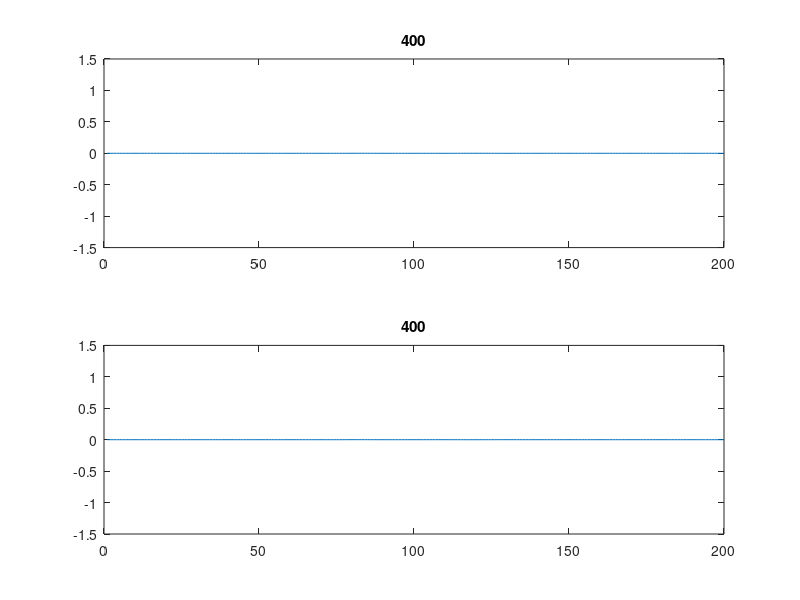

Here is the MATLAB script that generated this plot:
%%%%%%%%%%%%%%%%%%%%%%%%%%%%%%%%
function []=FDTD_12m()
%%%%%%%%%%%%%%%%%%%%%%%%%%%%%%%%
KSteps	=200;
Ex			=zeros(KSteps,1);
Hy			=zeros(KSteps,1);
Kc			=floor(KSteps/2.0);
T0			=40.0;
spread	=12;
NSteps	=400;
ExBH		=[0 0];
ExBL		=[0 0];
Esi		=[ones(Kc,1); 4*ones(KSteps-Kc,1)];
tStep		=[	1 10 20 30 40 50 100 120 140 160 180 ...
				200 210 220 230 240 260 280 300 320 340 360 380 400];
%%%%%%%%%%%%%%%%%%%%%%%%%%%%%%%%
for T=1:NSteps
	Ex(2:end)	=Ex(2:end)+0.5*(Hy(1:end-1)-Hy(2:end));
	pulse			=exp(-0.5*((T0-T)/spread)^2);
	Ex(Kc)		=Ex(Kc)+pulse;
	%%%%%%%%%%%%%%%%%%%%%%%%%%%%%%%%
	Ex(1)		=ExBL(1);
	ExBL(1)	=ExBL(2);
	ExBL(2)	=Ex(2);

	Ex(end)	=ExBH(1);
	ExBH(1)	=ExBH(2);
	ExBH(2)	=Ex(end-1);
	%%%%%%%%%%%%%%%%%%%%%%%%%%%%%%%%
	Hy(1:end-1)	=Hy(1:end-1)+0.5*(Ex(1:end-1)-Ex(2:end));
	%%%%%%%%%%%%%%%%%%%%%%%%%%%%%%%%
	if length(find(T==tStep))~=0
		figure(1);
		subplot(2,1,1);plot(transpose(1:KSteps),Ex);title(num2str(T));axis([0 KSteps -1.5 1.5]);
		subplot(2,1,2);plot(transpose(1:KSteps),Hy);title(num2str(T));axis([0 KSteps -1.5 1.5]);
		pause
	end
end
%%%%%%%%%%%%%%%%%%%%%%%%%%%%%%%%
